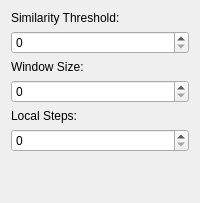
                    <widget class="QWidget" name="hash_based_clustering_settings_verticalWidget">
                     <layout class="QVBoxLayout" name="verticalLayout_13">
                      <item>
                       <widget class="QLabel" name="minHash_similarity_threshold_label">
                        <property name="text">
                         <string>Similarity Threshold:</string>
                        </property>
                       </widget>
                      </item>
                      <item>
                       <widget class="QSpinBox" name="minHash_similarity_threshold_spinBox"/>
                      </item>
                      <item>
                       <widget class="QLabel" name="minHash_window_size_label">
                        <property name="text">
                         <string>Window Size:</string>
                        </property>
                       </widget>
                      </item>
                      <item>
                       <widget class="QSpinBox" name="minHash_window_size_spinBox"/>
                      </item>
                      <item>
                       <widget class="QLabel" name="minHash_local_steps_label">
                        <property name="text">
                         <string>Local Steps:</string>
                        </property>
                       </widget>
                      </item>
                      <item>
                       <widget class="QSpinBox" name="minHash_local_steps_spinBox"/>
                      </item>
                      <item>
                       <spacer name="verticalSpacer_8">
                        <property name="orientation">
                         <enum>Qt::Vertical</enum>
                        </property>
                        <property name="sizeHint" stdset="0">
                         <size>
                          <width>20</width>
                          <height>40</height>
                         </size>
                        </property>
                       </spacer>
                      </item>
                     </layout>
                    </widget>
